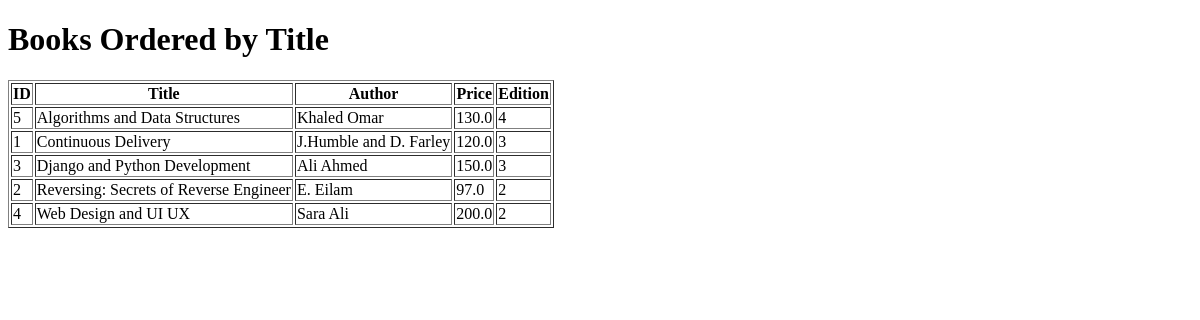
The page /books/lab8/task4 on the database as committed earlier.
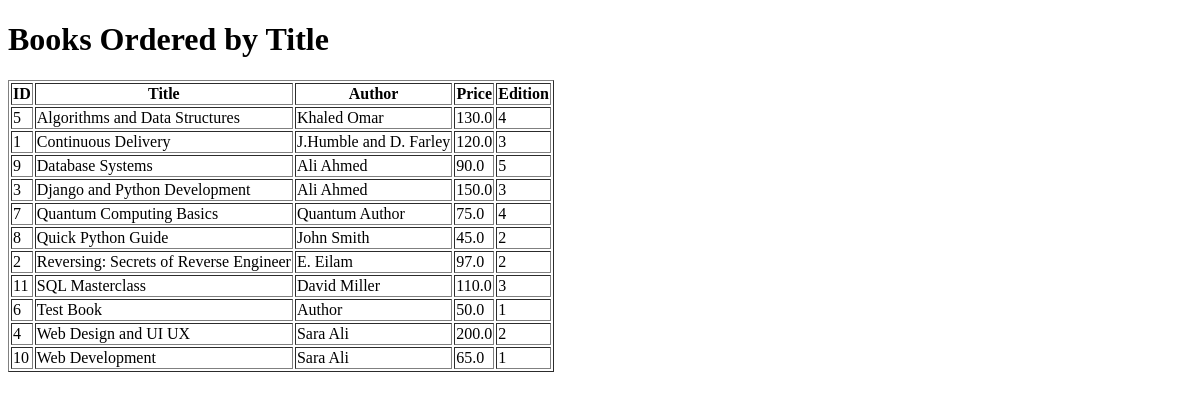
The same page on the database as committed later.
### apps/bookmodule/models.py (models this page shows)
class Book(models.Model):
    title = models.CharField(max_length = 50)
    author = models.CharField(max_length = 50)
    price = models.FloatField(default = 0.0)
    edition = models.SmallIntegerField(default = 1)

### apps/bookmodule/views.py (the view)
# urls.py: path('lab8/task4', views.lab8_task4, name='lab8_task4'),
def lab8_task4(request):
    books = Book.objects.all().order_by('title')
    return render(request, 'bookmodule/lab8_task4.html', {'books': books})

### apps/templates/bookmodule/lab8_task4.html (shortened to what this page needs)
<!DOCTYPE html>
<html lang="en">
<head>
</head>
<body>
    <h1>Books Ordered by Title</h1>
    <table border="1">
        <tr>
            <th>ID</th>
            <th>Title</th>
            <th>Author</th>
            <th>Price</th>
            <th>Edition</th>
        </tr>
        {% for book in books %}
        <tr>
            <td>{{ book.id }}</td>
            <td>{{ book.title }}</td>
            <td>{{ book.author }}</td>
            <td>{{ book.price }}</td>
            <td>{{ book.edition }}</td>
        </tr>
        {% empty %}
        <tr>
            <td colspan="5">No books found.</td>
        </tr>
        {% endfor %}
    </table>
</body>
</html>

Rows that differ between the two databases and show on the page:
added Book: id "9", title "Database Systems", author "Ali Ahmed", price "90.0", edition "5"
added Book: id "7", title "Quantum Computing Basics", author "Quantum Author", price "75.0", edition "4"
added Book: id "8", title "Quick Python Guide", author "John Smith", price "45.0", edition "2"
added Book: id "11", title "SQL Masterclass", author "David Miller", price "110.0", edition "3"
added Book: id "6", title "Test Book", author "Author", price "50.0", edition "1"
added Book: id "10", title "Web Development", author "Sara Ali", price "65.0", edition "1"
